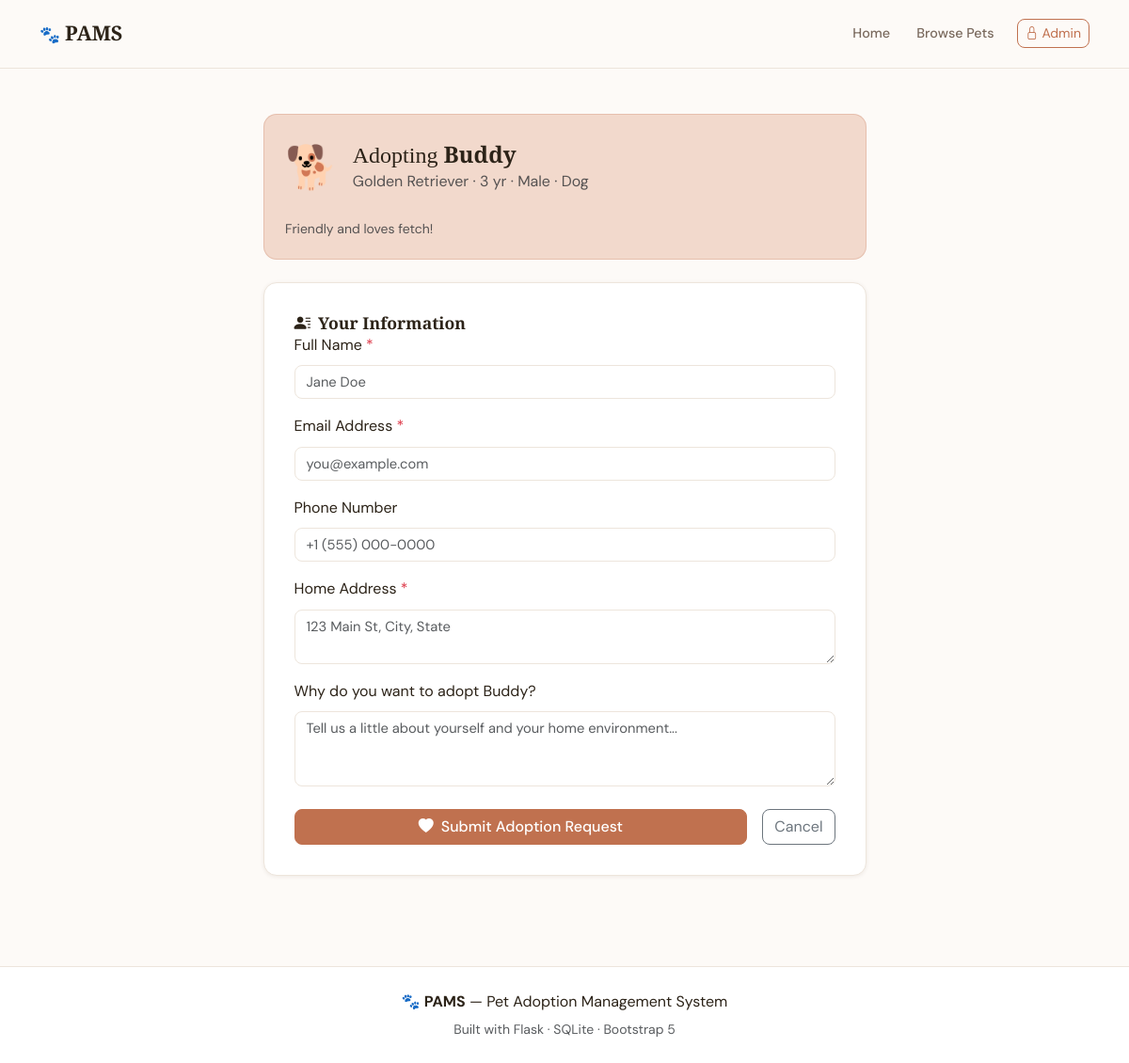
The app's page /adopt/1 with its own data.
### tables this page shows
CREATE TABLE Pets (
            pet_id      INTEGER PRIMARY KEY AUTOINCREMENT,
            name        TEXT    NOT NULL,
            species     TEXT    NOT NULL,
            breed       TEXT,
            age         INTEGER CHECK(age >= 0),
            gender      TEXT    CHECK(gender IN ('Male','Female','Unknown')),
            description TEXT,
            image_url   TEXT    DEFAULT '/static/img/default_pet.png',
            status      TEXT    DEFAULT 'Available'
                        CHECK(status IN ('Available','Pending','Adopted')),
            added_on    TEXT    DEFAULT (DATE('now'))
        );

### app.py (the view, shortened to what this page needs)
@app.route('/adopt/<int:pet_id>', methods=['GET', 'POST'])
def adopt(pet_id):
    db  = get_db()
    pet = db.execute("SELECT * FROM Pets WHERE pet_id = ? AND status='Available'",
                     (pet_id,)).fetchone()
    if not pet:
        flash("This pet is no longer available for adoption.", "warning")
        return redirect(url_for('pets'))
    return render_template('adopt.html', pet=pet, pet_id=pet_id)

### app.py (called while the page is built)
def get_db():
    if 'db' not in g:
        g.db = get_db_connection()
    return g.db

### database.py (called while the page is built)
def get_db_connection():
    conn = sqlite3.connect(DB_PATH)
    conn.row_factory = sqlite3.Row
    conn.execute("PRAGMA foreign_keys = ON")   # enforce FK constraints
    conn.execute("PRAGMA journal_mode = WAL")  # better concurrent read perf
    return conn

### templates/adopt.html (shortened to what this page needs)
{% extends "base.html" %}
{% block content %}
<div class="container py-5">
  <div class="row justify-content-center">
    <div class="col-lg-7">
      <div class="pet-summary-card mb-4">
        <div class="d-flex align-items-center gap-3">
          <div class="pet-avatar">{{ '🐕' if pet['species']=='Dog' else '🐈' if pet['species']=='Cat' else '🐇' if pet['species']=='Rabbit' else '🐠' if pet['species']=='Fish' else '🐾' }}</div>
          <div>
            <h4 class="mb-0">Adopting <strong>{{ pet['name'] }}</strong></h4>
            <span class="text-muted">{{ pet['breed'] or 'Mixed' }} · {{ pet['age'] or '?' }} yr · {{ pet['gender'] }} · {{ pet['species'] }}</span>
          </div>
        </div>
        {% if pet['description'] %}
        <p class="mt-3 mb-0 text-muted small">{{ pet['description'] }}</p>
        {% endif %}
      </div>
      <div class="form-card">
        <h5 class="form-card-title"><i class="bi bi-person-lines-fill me-2"></i>Your Information</h5>
        <form method="POST" novalidate>
          <div class="mb-3">
            <label class="form-label">Full Name <span class="text-danger">*</span></label>
            <input type="text" class="form-control" name="name" required
                   placeholder="Jane Doe" value="{{ request.form.get('name','') }}">
          </div>
          <div class="mb-3">
            <label class="form-label">Email Address <span class="text-danger">*</span></label>
            <input type="email" class="form-control" name="email" required
                   placeholder="you@example.com" value="{{ request.form.get('email','') }}">
          </div>
          <div class="mb-3">
            <label class="form-label">Phone Number</label>
            <input type="text" class="form-control" name="phone"
                   placeholder="+1 (555) 000-0000" value="{{ request.form.get('phone','') }}">
          </div>
          <div class="mb-3">
            <label class="form-label">Home Address <span class="text-danger">*</span></label>
            <textarea class="form-control" name="address" rows="2" required
                      placeholder="123 Main St, City, State">{{ request.form.get('address','') }}</textarea>
          </div>
          <div class="mb-4">
            <label class="form-label">Why do you want to adopt {{ pet['name'] }}?</label>
            <textarea class="form-control" name="notes" rows="3"
                      placeholder="Tell us a little about yourself and your home environment...">{{ request.form.get('notes','') }}</textarea>
          </div>
          <div class="d-flex gap-3">
            <button type="submit" class="btn btn-primary flex-grow-1">
              <i class="bi bi-heart-fill me-1"></i> Submit Adoption Request
            </button>
            <a href="{{ url_for('pets') }}" class="btn btn-outline-secondary">Cancel</a>
          </div>
        </form>
      </div>
    </div>
  </div>
</div>
{% endblock %}

### static/style.css (style rules this page uses)
:root { --clr-primary: #C0714F; --clr-primary-dk: #9E5939; --clr-primary-lt: #F2D9CC; --clr-accent: #5C8C6E; --clr-accent-lt: #D4EAD9; --clr-bg: #FDFAF7; --clr-surface: #FFFFFF; --clr-border: #EDE5DC; --clr-text: #2C2318; --clr-muted: #7A6A5E; --clr-yellow: #F5C842; --radius: 14px; --shadow-sm: 0 1px 4px rgba(60,35,15,.08); --shadow-md: 0 4px 20px rgba(60,35,15,.10); --shadow-lg: 0 8px 40px rgba(60,35,15,.14); --transition: 0.22s ease; }
*, *::before, *::after { box-sizing: border-box; }
body { font-family: 'DM Sans', sans-serif; background: var(--clr-bg); color: var(--clr-text); line-height: 1.65; min-height: 100vh; }
h1,h2,h3,h4,h5,h6 { font-family: 'Playfair Display', serif; color: var(--clr-text); }
a { color: var(--clr-primary); text-decoration: none; }
.btn-primary { background: var(--clr-primary); border-color: var(--clr-primary); color: #fff; border-radius: 8px; font-weight: 500; transition: background var(--transition), transform var(--transition); }
.btn-outline-secondary { border-radius: 8px; }
.form-control, .form-select { border-color: var(--clr-border); border-radius: 8px; font-size: .92rem; background: var(--clr-surface); }
.pet-summary-card { background: var(--clr-primary-lt); border: 1px solid rgba(192,113,79,.25); border-radius: var(--radius); padding: 1.25rem 1.4rem; }
.pet-avatar { font-size: 2.8rem; }
.form-card { background: var(--clr-surface); border: 1px solid var(--clr-border); border-radius: var(--radius); padding: 2rem; box-shadow: var(--shadow-sm); }
.form-card-title { font-size: 1.1rem; font-weight: 600; color: var(--clr-text); margin-bottom: 0; }

### records on screen
Pets: species "🐕", name "Buddy", breed "Golden Retriever", age "3", gender "Male", species "Dog", description "Friendly and loves fetch!"
